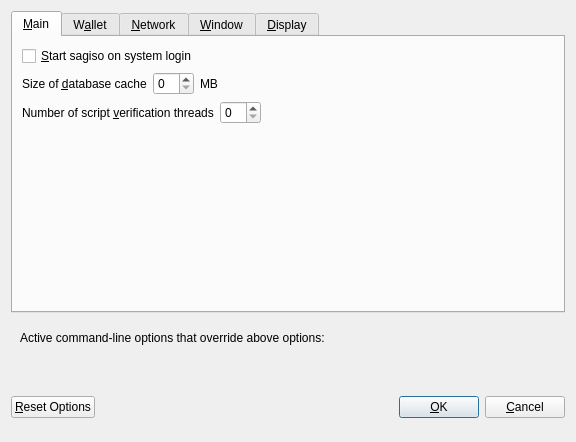
<?xml version="1.0" encoding="UTF-8"?>
<ui version="4.0">
 <class>OptionsDialog</class>
 <widget class="QDialog" name="OptionsDialog">
  <property name="geometry">
   <rect>
    <x>0</x>
    <y>0</y>
    <width>576</width>
    <height>442</height>
   </rect>
  </property>
  <property name="windowTitle">
   <string>Options</string>
  </property>
  <property name="modal">
   <bool>true</bool>
  </property>
  <layout class="QVBoxLayout" name="verticalLayout">
   <item>
    <widget class="QTabWidget" name="tabWidget">
     <property name="currentIndex">
      <number>0</number>
     </property>
     <widget class="QWidget" name="tabMain">
      <attribute name="title">
       <string>&amp;Main</string>
      </attribute>
      <layout class="QVBoxLayout" name="verticalLayout_Main">
       <item>
        <widget class="QCheckBox" name="bitcoinAtStartup">
         <property name="toolTip">
          <string>Automatically start sagiso after logging in to the system.</string>
         </property>
         <property name="text">
          <string>&amp;Start sagiso on system login</string>
         </property>
        </widget>
       </item>
       <item>
        <layout class="QHBoxLayout" name="horizontalLayout_2_Main">
         <item>
          <widget class="QLabel" name="databaseCacheLabel">
           <property name="text">
            <string>Size of &amp;database cache</string>
           </property>
           <property name="textFormat">
            <enum>Qt::PlainText</enum>
           </property>
           <property name="buddy">
            <cstring>databaseCache</cstring>
           </property>
          </widget>
         </item>
         <item>
          <widget class="QSpinBox" name="databaseCache"/>
         </item>
         <item>
          <widget class="QLabel" name="databaseCacheUnitLabel">
           <property name="text">
            <string>MB</string>
           </property>
           <property name="textFormat">
            <enum>Qt::PlainText</enum>
           </property>
          </widget>
         </item>
         <item>
          <spacer name="horizontalSpacer_2_Main">
           <property name="orientation">
            <enum>Qt::Horizontal</enum>
           </property>
           <property name="sizeHint" stdset="0">
            <size>
             <width>40</width>
             <height>20</height>
            </size>
           </property>
          </spacer>
         </item>
        </layout>
       </item>
       <item>
        <layout class="QHBoxLayout" name="horizontalLayout_3_Main">
         <item>
          <widget class="QLabel" name="threadsScriptVerifLabel">
           <property name="text">
            <string>Number of script &amp;verification threads</string>
           </property>
           <property name="textFormat">
            <enum>Qt::PlainText</enum>
           </property>
           <property name="buddy">
            <cstring>threadsScriptVerif</cstring>
           </property>
          </widget>
         </item>
         <item>
          <widget class="QSpinBox" name="threadsScriptVerif">
           <property name="toolTip">
            <string>(0 = auto, &lt;0 = leave that many cores free)</string>
           </property>
          </widget>
         </item>
         <item>
          <spacer name="horizontalSpacer_3_Main">
           <property name="orientation">
            <enum>Qt::Horizontal</enum>
           </property>
           <property name="sizeHint" stdset="0">
            <size>
             <width>40</width>
             <height>20</height>
            </size>
           </property>
          </spacer>
         </item>
        </layout>
       </item>
       <item>
        <spacer name="verticalSpacer_2">
         <property name="orientation">
          <enum>Qt::Vertical</enum>
         </property>
         <property name="sizeHint" stdset="0">
          <size>
           <width>20</width>
           <height>40</height>
          </size>
         </property>
        </spacer>
       </item>
      </layout>
     </widget>
     <widget class="QWidget" name="tabWallet">
      <attribute name="title">
       <string>W&amp;allet</string>
      </attribute>
      <layout class="QVBoxLayout" name="verticalLayout_Wallet">
       <item>
        <layout class="QHBoxLayout" name="horizontalLayout_2_Wallet">
         <item>
          <widget class="QLabel" name="labelStakeSplitThresholdText">
           <property name="text">
            <string>Stake split threshold:</string>
           </property>
          </widget>
         </item>
         <item>
          <widget class="QSpinBox" name="spinBoxStakeSplitThreshold">
           <property name="minimum">
            <number>1</number>
           </property>
           <property name="maximum">
            <number>999999</number>
           </property>
          </widget>
         </item>
        </layout>
       </item>
       <item>
        <widget class="QGroupBox" name="groupBox">
         <property name="title">
          <string>Expert</string>
         </property>
         <layout class="QVBoxLayout" name="verticalLayout_2">
          <item>
           <widget class="QCheckBox" name="coinControlFeatures">
            <property name="toolTip">
             <string>Whether to show coin control features or not.</string>
            </property>
            <property name="text">
             <string>Enable coin &amp;control features</string>
            </property>
           </widget>
          </item>
          <item>
           <widget class="QCheckBox" name="showMasternodesTab">
            <property name="toolTip">
             <string>Show additional tab listing all your masternodes in first sub-tab&lt;br/&gt;and all masternodes on the network in second sub-tab.</string>
            </property>
            <property name="text">
             <string>Show Masternodes Tab</string>
            </property>
           </widget>
          </item>
          <item>
           <widget class="QCheckBox" name="spendZeroConfChange">
            <property name="toolTip">
             <string>If you disable the spending of unconfirmed change, the change from a transaction&lt;br/&gt;cannot be used until that transaction has at least one confirmation.&lt;br/&gt;This also affects how your balance is computed.</string>
            </property>
            <property name="text">
             <string>&amp;Spend unconfirmed change</string>
            </property>
           </widget>
          </item>
         </layout>
        </widget>
       </item>
       <item>
        <spacer name="verticalSpacer_Wallet">
         <property name="orientation">
          <enum>Qt::Vertical</enum>
         </property>
         <property name="sizeHint" stdset="0">
          <size>
           <width>20</width>
           <height>40</height>
          </size>
         </property>
        </spacer>
       </item>
      </layout>
     </widget>
     <widget class="QWidget" name="tabNetwork">
      <attribute name="title">
       <string>&amp;Network</string>
      </attribute>
      <layout class="QVBoxLayout" name="verticalLayout_Network">
       <item>
        <widget class="QCheckBox" name="mapPortUpnp">
         <property name="toolTip">
          <string>Automatically open the sagiso client port on the router. This only works when your router supports UPnP and it is enabled.</string>
         </property>
         <property name="text">
          <string>Map port using &amp;UPnP</string>
         </property>
        </widget>
       </item>
       <item>
        <widget class="QCheckBox" name="allowIncoming">
         <property name="toolTip">
          <string>Accept connections from outside</string>
         </property>
         <property name="text">
          <string>Allow incoming connections</string>
         </property>
        </widget>
       </item>
       <item>
        <widget class="QCheckBox" name="connectSocks">
         <property name="toolTip">
          <string>Connect to the sagiso network through a SOCKS5 proxy.</string>
         </property>
         <property name="text">
          <string>&amp;Connect through SOCKS5 proxy (default proxy):</string>
         </property>
        </widget>
       </item>
       <item>
        <layout class="QHBoxLayout" name="horizontalLayout_1_Network">
         <item>
          <widget class="QLabel" name="proxyIpLabel">
           <property name="text">
            <string>Proxy &amp;IP:</string>
           </property>
           <property name="textFormat">
            <enum>Qt::PlainText</enum>
           </property>
           <property name="buddy">
            <cstring>proxyIp</cstring>
           </property>
          </widget>
         </item>
         <item>
          <widget class="QValidatedLineEdit" name="proxyIp">
           <property name="minimumSize">
            <size>
             <width>140</width>
             <height>0</height>
            </size>
           </property>
           <property name="maximumSize">
            <size>
             <width>140</width>
             <height>16777215</height>
            </size>
           </property>
           <property name="toolTip">
            <string>IP address of the proxy (e.g. IPv4: 127.0.0.1 / IPv6: ::1)</string>
           </property>
          </widget>
         </item>
         <item>
          <widget class="QLabel" name="proxyPortLabel">
           <property name="text">
            <string>&amp;Port:</string>
           </property>
           <property name="textFormat">
            <enum>Qt::PlainText</enum>
           </property>
           <property name="buddy">
            <cstring>proxyPort</cstring>
           </property>
          </widget>
         </item>
         <item>
          <widget class="QLineEdit" name="proxyPort">
           <property name="minimumSize">
            <size>
             <width>55</width>
             <height>0</height>
            </size>
           </property>
           <property name="maximumSize">
            <size>
             <width>55</width>
             <height>16777215</height>
            </size>
           </property>
           <property name="toolTip">
            <string>Port of the proxy (e.g. 9050)</string>
           </property>
          </widget>
         </item>
         <item>
          <spacer name="horizontalSpacer_1_Network">
           <property name="orientation">
            <enum>Qt::Horizontal</enum>
           </property>
           <property name="sizeHint" stdset="0">
            <size>
             <width>40</width>
             <height>20</height>
            </size>
           </property>
          </spacer>
         </item>
        </layout>
       </item>
       <item>
        <spacer name="verticalSpacer_Network">
         <property name="orientation">
          <enum>Qt::Vertical</enum>
         </property>
         <property name="sizeHint" stdset="0">
          <size>
           <width>20</width>
           <height>40</height>
          </size>
         </property>
        </spacer>
       </item>
      </layout>
     </widget>
     <widget class="QWidget" name="tabWindow">
      <attribute name="title">
       <string>&amp;Window</string>
      </attribute>
      <layout class="QVBoxLayout" name="verticalLayout_Window">
       <item>
        <widget class="QCheckBox" name="minimizeToTray">
         <property name="toolTip">
          <string>Show only a tray icon after minimizing the window.</string>
         </property>
         <property name="text">
          <string>&amp;Minimize to the tray instead of the taskbar</string>
         </property>
        </widget>
       </item>
       <item>
        <widget class="QCheckBox" name="minimizeOnClose">
         <property name="toolTip">
          <string>Minimize instead of exit the application when the window is closed. When this option is enabled, the application will be closed only after selecting Quit in the menu.</string>
         </property>
         <property name="text">
          <string>M&amp;inimize on close</string>
         </property>
        </widget>
       </item>
       <item>
        <spacer name="verticalSpacer_Window">
         <property name="orientation">
          <enum>Qt::Vertical</enum>
         </property>
         <property name="sizeHint" stdset="0">
          <size>
           <width>20</width>
           <height>40</height>
          </size>
         </property>
        </spacer>
       </item>
      </layout>
     </widget>
     <widget class="QWidget" name="tabDisplay">
      <attribute name="title">
       <string>&amp;Display</string>
      </attribute>
      <layout class="QVBoxLayout" name="verticalLayout_Display">
       <item>
        <layout class="QHBoxLayout" name="horizontalLayout_1_Display">
         <item>
          <widget class="QLabel" name="langLabel">
           <property name="text">
            <string>User Interface &amp;language:</string>
           </property>
           <property name="textFormat">
            <enum>Qt::PlainText</enum>
           </property>
           <property name="buddy">
            <cstring>lang</cstring>
           </property>
          </widget>
         </item>
         <item>
          <widget class="QValueComboBox" name="lang">
           <property name="toolTip">
            <string>The user interface language can be set here. This setting will take effect after restarting sagiso.</string>
           </property>
          </widget>
         </item>
        </layout>
       </item>
       <item>
        <widget class="QLabel" name="label_3">
         <property name="toolTip">
          <string notr="true"/>
         </property>
         <property name="statusTip">
          <string notr="true"/>
         </property>
         <property name="whatsThis">
          <string notr="true"/>
         </property>
         <property name="accessibleName">
          <string notr="true"/>
         </property>
         <property name="text">
          <string>Language missing or translation incomplete? Help contributing translations here:
https://discord.com/invite/sfvGvVPhpJ</string>
         </property>
         <property name="wordWrap">
          <bool>true</bool>
         </property>
         <property name="openExternalLinks">
          <bool>true</bool>
         </property>
         <property name="textInteractionFlags">
          <set>Qt::TextBrowserInteraction</set>
         </property>
        </widget>
       </item>
       <item>
        <layout class="QHBoxLayout" name="horizontalLayout_2_Display" stretch="0,0">
         <item>
          <widget class="QLabel" name="themeLabel">
           <property name="text">
            <string>User Interface Theme:</string>
           </property>
          </widget>
         </item>
         <item>
          <widget class="QValueComboBox" name="theme"/>
         </item>
        </layout>
       </item>
       <item>
        <widget class="QWidget" name="verticalDisplayWidget" native="true">
         <layout class="QVBoxLayout" name="verticalDisplayLayout">
          <property name="margin">
           <number>0</number>
          </property>
          <item>
           <widget class="Line" name="line">
            <property name="orientation">
             <enum>Qt::Horizontal</enum>
            </property>
           </widget>
          </item>
          <item>
           <layout class="QHBoxLayout" name="horizontalLayout_3_Display">
            <item>
             <widget class="QLabel" name="unitLabel">
              <property name="text">
               <string>Unit to show amounts in:</string>
              </property>
              <property name="textFormat">
               <enum>Qt::PlainText</enum>
              </property>
             </widget>
            </item>
            <item>
             <widget class="QValueComboBox" name="unit">
              <property name="toolTip">
               <string>Choose the default subdivision unit to show in the interface and when sending coins.</string>
              </property>
             </widget>
            </item>
           </layout>
          </item>
          <item>
           <layout class="QHBoxLayout" name="horizontalLayout_4_Display">
            <item>
             <widget class="QLabel" name="digitsLabel">
              <property name="text">
               <string>Decimal digits</string>
              </property>
             </widget>
            </item>
            <item>
             <widget class="QValueComboBox" name="digits"/>
            </item>
           </layout>
          </item>
          <item>
           <layout class="QHBoxLayout" name="horizontalLayout_5_Display">
            <item>
             <widget class="QCheckBox" name="checkBoxHideZeroBalances">
              <property name="toolTip">
               <string>Hide empty balances</string>
              </property>
              <property name="layoutDirection">
               <enum>Qt::LeftToRight</enum>
              </property>
              <property name="text">
               <string>Hide empty balances</string>
              </property>
             </widget>
            </item>
            <item>
             <widget class="QCheckBox" name="checkBoxHideOrphans">
              <property name="toolTip">
               <string>Hide orphan stakes in transaction lists</string>
              </property>
              <property name="text">
               <string>Hide orphan stakes</string>
              </property>
             </widget>
            </item>
            <item>
             <spacer name="horizontalSpacer">
              <property name="orientation">
               <enum>Qt::Horizontal</enum>
              </property>
              <property name="sizeHint" stdset="0">
               <size>
                <width>40</width>
                <height>20</height>
               </size>
              </property>
             </spacer>
            </item>
           </layout>
          </item>
          <item>
           <layout class="QHBoxLayout" name="horizontalLayout_6_Display">
            <item>
             <widget class="QLabel" name="thirdPartyTxUrlsLabel">
              <property name="toolTip">
               <string>Third party URLs (e.g. a block explorer) that appear in the transactions tab as context menu items. %s in the URL is replaced by transaction hash. Multiple URLs are separated by vertical bar |.</string>
              </property>
              <property name="text">
               <string>Third party transaction URLs</string>
              </property>
             </widget>
            </item>
            <item>
             <widget class="QLineEdit" name="thirdPartyTxUrls">
              <property name="toolTip">
               <string>Third party URLs (e.g. a block explorer) that appear in the transactions tab as context menu items. %s in the URL is replaced by transaction hash. Multiple URLs are separated by vertical bar |.</string>
              </property>
             </widget>
            </item>
           </layout>
          </item>
         </layout>
        </widget>
       </item>
       <item>
        <spacer name="verticalSpacer">
         <property name="orientation">
          <enum>Qt::Vertical</enum>
         </property>
         <property name="sizeHint" stdset="0">
          <size>
           <width>20</width>
           <height>40</height>
          </size>
         </property>
        </spacer>
       </item>
      </layout>
     </widget>
    </widget>
   </item>
   <item>
    <widget class="QFrame" name="frame">
     <layout class="QVBoxLayout" name="verticalLayout_Bottom">
      <item>
       <layout class="QHBoxLayout" name="horizontalLayout_Bottom">
        <item>
         <widget class="QLabel" name="overriddenByCommandLineInfoLabel">
          <property name="text">
           <string>Active command-line options that override above options:</string>
          </property>
          <property name="textFormat">
           <enum>Qt::PlainText</enum>
          </property>
         </widget>
        </item>
        <item>
         <spacer name="horizontalSpacer_Bottom">
          <property name="orientation">
           <enum>Qt::Horizontal</enum>
          </property>
          <property name="sizeHint" stdset="0">
           <size>
            <width>40</width>
            <height>20</height>
           </size>
          </property>
         </spacer>
        </item>
       </layout>
      </item>
      <item>
       <widget class="QLabel" name="overriddenByCommandLineLabel">
        <property name="text">
         <string/>
        </property>
        <property name="textFormat">
         <enum>Qt::PlainText</enum>
        </property>
        <property name="wordWrap">
         <bool>true</bool>
        </property>
       </widget>
      </item>
     </layout>
    </widget>
   </item>
   <item>
    <layout class="QHBoxLayout" name="horizontalLayout_Buttons">
     <item>
      <widget class="QPushButton" name="resetButton">
       <property name="toolTip">
        <string>Reset all client options to default.</string>
       </property>
       <property name="text">
        <string>&amp;Reset Options</string>
       </property>
       <property name="autoDefault">
        <bool>false</bool>
       </property>
      </widget>
     </item>
     <item>
      <spacer name="horizontalSpacer_1">
       <property name="orientation">
        <enum>Qt::Horizontal</enum>
       </property>
       <property name="sizeHint" stdset="0">
        <size>
         <width>40</width>
         <height>48</height>
        </size>
       </property>
      </spacer>
     </item>
     <item>
      <widget class="QLabel" name="statusLabel">
       <property name="minimumSize">
        <size>
         <width>200</width>
         <height>0</height>
        </size>
       </property>
       <property name="font">
        <font>
         <weight>75</weight>
         <bold>true</bold>
        </font>
       </property>
       <property name="text">
        <string/>
       </property>
       <property name="textFormat">
        <enum>Qt::PlainText</enum>
       </property>
       <property name="wordWrap">
        <bool>true</bool>
       </property>
      </widget>
     </item>
     <item>
      <spacer name="horizontalSpacer_2">
       <property name="orientation">
        <enum>Qt::Horizontal</enum>
       </property>
       <property name="sizeHint" stdset="0">
        <size>
         <width>40</width>
         <height>48</height>
        </size>
       </property>
      </spacer>
     </item>
     <item>
      <widget class="QPushButton" name="okButton">
       <property name="text">
        <string>&amp;OK</string>
       </property>
       <property name="autoDefault">
        <bool>false</bool>
       </property>
       <property name="default">
        <bool>true</bool>
       </property>
      </widget>
     </item>
     <item>
      <widget class="QPushButton" name="cancelButton">
       <property name="text">
        <string>&amp;Cancel</string>
       </property>
       <property name="autoDefault">
        <bool>false</bool>
       </property>
      </widget>
     </item>
    </layout>
   </item>
  </layout>
 </widget>
 <customwidgets>
  <customwidget>
   <class>QValidatedLineEdit</class>
   <extends>QLineEdit</extends>
   <header>qvalidatedlineedit.h</header>
  </customwidget>
  <customwidget>
   <class>QValueComboBox</class>
   <extends>QComboBox</extends>
   <header>qvaluecombobox.h</header>
  </customwidget>
 </customwidgets>
 <resources/>
 <connections/>
</ui>
